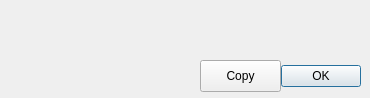
<?xml version="1.0" encoding="UTF-8"?>
<ui version="4.0">
 <class>RevealPasswordDialog</class>
 <widget class="QDialog" name="RevealPasswordDialog">
  <property name="windowModality">
   <enum>Qt::WindowModal</enum>
  </property>
  <property name="geometry">
   <rect>
    <x>0</x>
    <y>0</y>
    <width>370</width>
    <height>98</height>
   </rect>
  </property>
  <property name="windowTitle">
   <string>Dialog</string>
  </property>
  <property name="modal">
   <bool>true</bool>
  </property>
  <widget class="QDialogButtonBox" name="buttonBox">
   <property name="geometry">
    <rect>
     <x>280</x>
     <y>60</y>
     <width>81</width>
     <height>32</height>
    </rect>
   </property>
   <property name="orientation">
    <enum>Qt::Horizontal</enum>
   </property>
   <property name="standardButtons">
    <set>QDialogButtonBox::Ok</set>
   </property>
  </widget>
  <widget class="QPushButton" name="copyPasswordButton">
   <property name="geometry">
    <rect>
     <x>200</x>
     <y>60</y>
     <width>81</width>
     <height>32</height>
    </rect>
   </property>
   <property name="text">
    <string>Copy</string>
   </property>
  </widget>
  <widget class="QLabel" name="passwordRevealLabel">
   <property name="geometry">
    <rect>
     <x>19</x>
     <y>20</y>
     <width>331</width>
     <height>20</height>
    </rect>
   </property>
   <property name="text">
    <string/>
   </property>
   <property name="alignment">
    <set>Qt::AlignCenter</set>
   </property>
  </widget>
 </widget>
 <resources/>
 <connections>
  <connection>
   <sender>buttonBox</sender>
   <signal>accepted()</signal>
   <receiver>RevealPasswordDialog</receiver>
   <slot>accept()</slot>
   <hints>
    <hint type="sourcelabel">
     <x>248</x>
     <y>254</y>
    </hint>
    <hint type="destinationlabel">
     <x>157</x>
     <y>274</y>
    </hint>
   </hints>
  </connection>
  <connection>
   <sender>buttonBox</sender>
   <signal>rejected()</signal>
   <receiver>RevealPasswordDialog</receiver>
   <slot>reject()</slot>
   <hints>
    <hint type="sourcelabel">
     <x>316</x>
     <y>260</y>
    </hint>
    <hint type="destinationlabel">
     <x>286</x>
     <y>274</y>
    </hint>
   </hints>
  </connection>
 </connections>
</ui>
